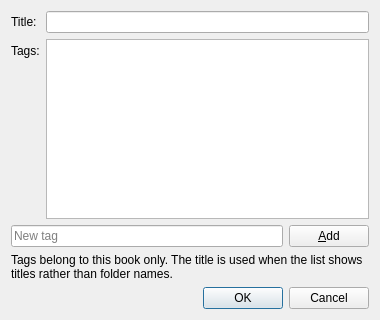
<?xml version="1.0" encoding="UTF-8"?>
<ui version="4.0">
 <class>VolumeTagDialog</class>
 <widget class="QDialog" name="VolumeTagDialog">
  <property name="geometry">
   <rect>
    <x>0</x>
    <y>0</y>
    <width>380</width>
    <height>320</height>
   </rect>
  </property>
  <property name="windowTitle">
   <string>Edit tags</string>
  </property>
  <layout class="QVBoxLayout" name="verticalLayout">
   <item>
    <layout class="QFormLayout" name="formLayout">
     <item row="0" column="0">
      <widget class="QLabel" name="nameLabel">
       <property name="text">
        <string>Title:</string>
       </property>
      </widget>
     </item>
     <item row="0" column="1">
      <widget class="QLineEdit" name="nameEdit"/>
     </item>
     <item row="1" column="0">
      <widget class="QLabel" name="tagsLabel">
       <property name="text">
        <string>Tags:</string>
       </property>
      </widget>
     </item>
     <item row="1" column="1">
      <widget class="QListWidget" name="tagList"/>
     </item>
    </layout>
   </item>
   <item>
    <layout class="QHBoxLayout" name="addTagLayout">
     <item>
      <widget class="QLineEdit" name="newTagEdit">
       <property name="placeholderText">
        <string>New tag</string>
       </property>
      </widget>
     </item>
     <item>
      <widget class="QPushButton" name="addTagButton">
       <property name="text">
        <string>&amp;Add</string>
       </property>
      </widget>
     </item>
    </layout>
   </item>
   <item>
    <widget class="QLabel" name="hintLabel">
     <property name="text">
      <string extracomment="Line under the tag list of the dialog that edits one catalog volume">Tags belong to this book only. The title is used when the list shows titles rather than folder names.</string>
     </property>
     <property name="wordWrap">
      <bool>true</bool>
     </property>
    </widget>
   </item>
   <item>
    <widget class="QDialogButtonBox" name="buttonBox">
     <property name="standardButtons">
      <set>QDialogButtonBox::Cancel|QDialogButtonBox::Ok</set>
     </property>
    </widget>
   </item>
  </layout>
 </widget>
 <resources/>
 <connections>
  <connection>
   <sender>buttonBox</sender>
   <signal>accepted()</signal>
   <receiver>VolumeTagDialog</receiver>
   <slot>accept()</slot>
  </connection>
  <connection>
   <sender>buttonBox</sender>
   <signal>rejected()</signal>
   <receiver>VolumeTagDialog</receiver>
   <slot>reject()</slot>
  </connection>
 </connections>
</ui>
